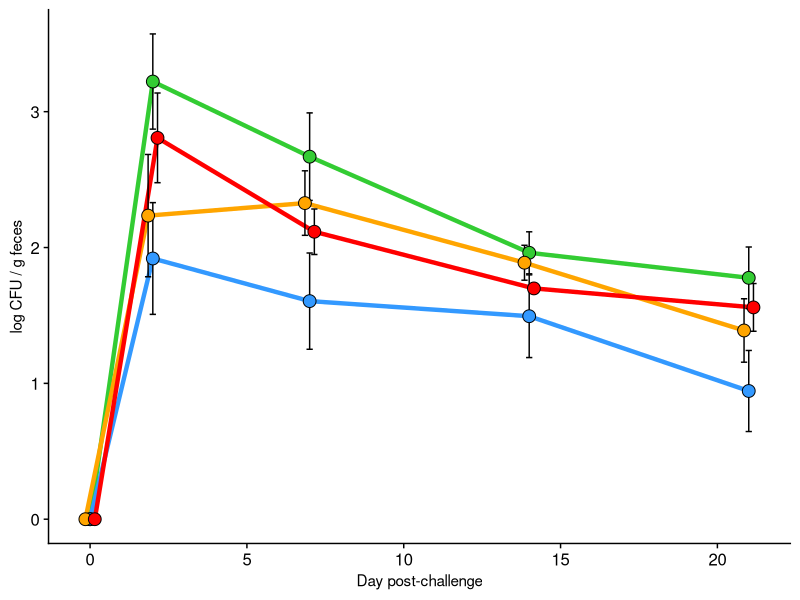

The R source for this figure: (Note: this script raises an error after producing the figure.)
require(pracma)
library(tidyverse)
library(Hmisc)
library(tidyverse)
library(cowplot)
theme_set(theme_cowplot())
# Read in data

sal_data <- read_csv('./data/FS12b_salmonella_data.csv')

# orders the treatment factors and makes a timepoint factor for plotting ease

sal_data$treatment <- factor(sal_data$treatment, levels = c('control', 'RPS', 'Acid', 'Zn+Cu', 'RCS', 'Bglu'))

sal_data$treatXtime <- factor(sal_data$treatXtime, levels = c('control_0', 'RPS_0', 'Acid_0', 'Zn+Cu_0', 'RCS_0', 'Bglu_0',
                                                              'control_2', 'RPS_2', 'Acid_2', 'Zn+Cu_2', 'RCS_2', 'Bglu_2',
                                                              'control_7', 'RPS_7', 'Acid_7', 'Zn+Cu_7', 'RCS_7', 'Bglu_7',
                                                              'control_14', 'RPS_14', 'Acid_14', 'Zn+Cu_14', 'RCS_14', 'Bglu_14',
                                                              'control_21', 'RPS_21', 'Acid_21', 'Zn+Cu_21', 'RCS_21', 'Bglu_21'))

sal_data$time_point_fact <- factor(sal_data$time_point)
# sal_data$time_point
#

sal_data <- sal_data %>% filter(!(treatment %in% c('Zn+Cu', 'Bglu')) & pignum != 101)




all_daily <- sal_data %>% filter(pignum != 101) %>% group_by(time_point, treatment) %>%
  summarise(mean_sal=mean(log_sal),
            sd_sal=sd(log_sal),
            num=n(),
            se_sal=sd_sal/sqrt(num))






### Figure 1A
F1A <- all_daily %>% 
  mutate(TPP=case_when(
    treatment == 'RPS'  ~    time_point, 
    treatment == 'Acid' ~    time_point - .15, 
    treatment == 'RCS'  ~    time_point + .15, 
    treatment == 'control' ~ time_point, 
    TRUE ~ 1000000000000000000)) %>% 
  filter(!(treatment %in% c('Zn+Cu', 'Bglu'))) %>%
  ggplot(aes(x=TPP, y=mean_sal, fill=treatment, group=treatment)) +
  # geom_jitter(aes(x=time_point, y=log_sal, color=treatment), data=filter(sal_data, !(treatment %in% c('Zn+Cu', 'Bglu'))& pignum !=101), alpha=.5) + 
  geom_line(aes(color=treatment), size=1.5)+
  geom_errorbar(aes(ymin=mean_sal-se_sal,ymax=mean_sal+se_sal), width=.2) +
  geom_point(shape=21, size=4) +
  scale_color_manual(values=c('#33CC33', '#3399FF', 'orange', 'red', 'grey', 'purple')) + 
  scale_fill_manual(values=c('#33CC33', '#3399FF', 'orange', 'red', 'grey', 'purple')) +
  ylab('log CFU / g feces') +
  xlab('Day post-challenge') +
  theme(legend.position = 'none', 
        axis.title = element_text(size = 11))
  # ggtitle('Daily shedding, group summary statistics')


F1A
###


#############






#####
# use this #
# nest and do an anova at each timepoint
library(broom)
daily_tests <- sal_data %>% filter(time_point != 0) %>% group_by(time_point) %>% nest() %>% 
  mutate(AOV=map(.x = data, ~ aov(data=.x, log_sal ~ treatment)), 
         tid_AOV=map(AOV, tidy), 
         TUK=map(AOV, TukeyHSD), 
         tid_TUK=map(TUK, tidy))


daily_tests %>% select(time_point, tid_AOV) %>% unnest(cols = tid_AOV)



daily_tuks <- daily_tests %>%
  select(time_point, tid_TUK) %>% unnest(cols = tid_TUK) %>%
  filter(grepl('control', comparison)) %>% 
  mutate(tuk_pval=adj.p.value, 
         fdr_pval=p.adjust(adj.p.value, method = 'fdr'), 
         TPP=paste('Day', time_point), 
         TPP=factor(TPP, levels = c('Day 2', 'Day 7', 'Day 14', 'Day 21'))) %>% 
  select(-adj.p.value)

anno <- tibble(y=c(0,0,0,0), 
               TPP=factor(c('Day 2','Day 7','Day 14','Day 21'), levels = c('Day 2', 'Day 7', 'Day 14', 'Day 21')), 
               x=c(3.6,3.6,3.6,3.6), 
               labtext = c('ANOVA p=0.10', 
                           'ANOVA p=0.07',
                           'ANOVA p=0.26',
                           'ANOVA p=0.11'))

### FIG 1B
F1B <- daily_tuks %>%
  ggplot(aes(x=comparison, y=estimate, ymin=conf.low, ymax=conf.high, color=comparison)) +
  geom_hline(yintercept = 0, color='grey')+
  geom_pointrange(size=.75) + 
  geom_label(data=anno, aes(x=x,y=y,label=labtext), inherit.aes = FALSE)+
  geom_text(aes(label=round(tuk_pval, digits = 2), y=2))+
  coord_flip() + scale_x_discrete(expand = expand_scale(add = c(.5,1)))+
  facet_wrap(.~TPP, ncol = 4) + 
  ylim(-3,3) + scale_color_manual(values=c('red','orange','#3399FF')) +
  theme(panel.border = element_rect(colour = "black", fill=NA, size=1), 
        legend.position = 'none', 
        axis.title.y = element_blank(), 
        axis.title.x = element_text(size=11))


F1B


# FIGURE 2A


sum_sal <- sal_data %>% group_by(pignum) %>%
  summarise(AULC=trapz(time_point, log_sal),
            sum=sum(log_sal), 
            maxshed=log_sal[which.max(log_sal)], 
            day_max=time_point[which.max(log_sal)], 
            pos_samples=sum(log_sal > 0), 
            treatment=unique(treatment))


# re orders sum_sal
sum_sal <- sum_sal[match(filter(sal_data, time_point==2)$pignum,sum_sal$pignum),]



sum_sal$treatment <- factor(sum_sal$treatment, levels = c('control', 'RPS', 'Acid', 'Zn+Cu', 'RCS', 'Bglu'))


F2A <- filter(sum_sal, pignum !=101) %>% 
  ggplot(aes(x=treatment, y=AULC, fill=treatment))+
  geom_boxplot(outlier.alpha = 0) +
  geom_jitter(aes(fill=treatment), shape=21, size=1.75, stroke=1, width = .13) +
  scale_fill_manual(values=c('#33CC33', '#3399FF', 'orange', 'red', 'grey', 'purple')) +
  # ggtitle('Cumulative Salmonella shedding (AULC)', subtitle = 'ANOVA P = 0.0123') +
  theme(legend.position = 'none', 
        panel.border = element_rect(colour = 'black', fill=NA), 
        axis.title.x = element_blank())


F2A


### USE THIS FOR AULC STAT TEST ###
aov_AULC <- aov(data=sum_sal, AULC~treatment)
summary(aov_AULC)

AULC_tuk <- TukeyHSD(aov_AULC) %>% tidy()

F2B <- AULC_tuk %>% filter(grepl('control', comparison)) %>% 
  mutate(comparison=factor(comparison, levels = c('RCS-control', 'Acid-control','RPS-control'))) %>%
  ggplot(aes(x=comparison, y=estimate, ymin=conf.low, ymax=conf.high,color=comparison)) +
  geom_hline(yintercept = 0) +
  geom_pointrange(size=.75) +
  geom_text(aes(x=comparison,y=8,
                label=paste('P=', round(adj.p.value, 2))), 
            hjust=0) +
  ggtitle('ANOVA P = 0.012') + 
  ylim(-32,32)+
  # scale_y_continuous(expand = expand_scale(add = c(5,15)))+
  theme(panel.border = element_rect(color='black', fill=NA), 
        legend.position='none', 
        axis.title.y = element_blank(), 
        axis.text = element_text(size=10))+
  coord_flip() +
  scale_color_manual(values=c('red','orange','#3399FF')) 
F2B







################################
# setwd("~/FS12")
# TISSUES


tis <- read.csv('./data/D21_tissues.csv')
tis$log_sal <- log10(tis$Salmonella)
tis$log_sal <- as.numeric(sub(-Inf, 0, tis$log_sal))
tis <- na.exclude(tis)

tis <- tis %>% filter(!treatment %in% c('Zn+Cu', 'Bglu'))

tis$treatment <- factor(tis$treatment, levels = c('control', 'RPS', 'Acid', 'Zn+Cu', 'RCS', 'Bglu'))


# pairwise.wilcox.test(tis$log_sal[tis$tissue == 'cecal_cont'], tis$treatment[tis$tissue == 'cecal_cont'], p.adjust.method = 'none')
# 
# pairwise.t.test(tis$log_sal[tis$tissue == 'cecal_cont'], tis$treatment[tis$tissue == 'cecal_cont'], p.adjust.method = 'none')
# pairwise.t.test(tis$log_sal[tis$tissue == 'Cecum'], tis$treatment[tis$tissue == 'Cecum'], p.adjust.method = 'none')




# tis %>% filter(tissue=='cecal_cont') %>%
#   ggplot(aes(x=treatment, y=log_sal, group=treatment, fill=treatment)) + geom_boxplot(outlier.alpha = 0)+ geom_jitter(shape=21,width = .1, size=2.25)+
#   scale_fill_manual(values=c('#33CC33', '#3399FF', 'orange', 'red', 'grey', 'purple')) + ggtitle('Cecal Contents')
# 

# tis %>% #filter(tissue=='cecal_cont') %>%
#   ggplot(aes(x=treatment, y=log_sal, group=treatment, fill=treatment)) +
#   geom_boxplot(outlier.alpha = 0) +
#   geom_jitter(shape=21,width = .2, size=2.25) +
#   facet_wrap(~tissue) +
#   scale_fill_manual(values=c('#33CC33', '#3399FF', 'orange', 'red', 'grey', 'purple')) +
#   ggtitle('Salmonella colonization at D21, tissues')
# 

# tables?

tissum <- tis %>% group_by(treatment, tissue) %>% 
  summarise(mean_lcfu=mean(log_sal),
            num_pos=sum(log_sal>0), 
            tot_obs=n())


tissum %>% filter(tissue=='cecal_cont')




#

tis_tests <- tis %>%  group_by(tissue) %>% nest() %>% 
  mutate(AOV=map(.x = data, ~ aov(data=.x, log_sal ~ treatment)), 
         tid_AOV=map(AOV, tidy), 
         TUK=map(AOV, TukeyHSD), 
         tid_TUK=map(TUK, tidy))


tis_tests %>% select(tissue, tid_AOV) %>% unnest(cols = tid_AOV)

tis_anno <- tibble(y=c(0,0,0,0,0), 
                   tissue=factor(c('cecal_cont','Cecum','ICLN','IPP', 'Tonsil'), levels = c('cecal_cont','Cecum','ICLN','IPP', 'Tonsil')), 
                   x=c(3.9,3.9,3.9,3.9,3.9), 
                   labtext = c('ANOVA p=0.02', 
                               'ANOVA p=0.05',
                               'ANOVA p=0.13',
                               'ANOVA p=0.54',
                               'ANOVA p=0.01'))


  
tissue_tuks <- tis_tests %>%
  select(tissue, tid_TUK) %>% unnest(cols = tid_TUK) %>%
  filter(grepl('control', comparison)) %>% 
  mutate(tuk_pval=adj.p.value, 
         fdr_pval=p.adjust(adj.p.value, method = 'fdr')) %>% 
  select(-adj.p.value)

tissue_tuks
  
#

all_tis <- tis %>% group_by(tissue, treatment) %>%
  summarise(mean_sal=mean(log_sal),
            sd_sal=sd(log_sal),
            num=n(),
            se_sal=sd_sal/sqrt(num))






### Figure 3A
F3A <- all_tis %>%
  ggplot(aes(x=treatment, y=mean_sal, fill=treatment, group=treatment)) +
  # geom_jitter(aes(x=time_point, y=log_sal, color=treatment), data=filter(sal_data, !(treatment %in% c('Zn+Cu', 'Bglu'))& pignum !=101), alpha=.5) + 
  geom_col(aes(fill=treatment), size=1.5)+
  geom_errorbar(aes(ymin=mean_sal-se_sal,ymax=mean_sal+se_sal), width=.2) +
  scale_color_manual(values=c('#33CC33', '#3399FF', 'orange', 'red', 'grey', 'purple')) + 
  scale_fill_manual(values=c('#33CC33', '#3399FF', 'orange', 'red', 'grey', 'purple')) +
  ylab('log CFU / g tissue') +
  theme(panel.border = element_rect(color = 'black', fill = NA), 
        axis.text.x = element_text(angle = -45, hjust = 0), 
        axis.title.x = element_blank(), 
        legend.position = 'none', 
        axis.title.y = element_text(size = 11))+
  # ggtitle('tissue colonization') +
  facet_wrap(~tissue, ncol = 5)


F3A



#
# Figure 3B

F3B <- tissue_tuks %>%
  mutate(comparison = factor(comparison, levels=c('RCS-control', 'Acid-control','RPS-control'))) %>% 
  ggplot(aes(x=comparison, y=estimate, ymin=conf.low, ymax=conf.high, color=comparison)) +
  geom_hline(yintercept = 0, color='grey')+
  geom_pointrange(size=.75) + 
  geom_label(data=tis_anno, aes(x=x,y=y,label=labtext), inherit.aes = FALSE, size=3)+
  geom_text(aes(label=round(tuk_pval, digits = 2), y=2))+
  coord_flip() + scale_x_discrete(expand = expand_scale(add = c(1,1.5)))+
  facet_wrap(.~tissue, ncol = 5) +
  ylim(-3.5,3.5) + scale_color_manual(values=c('red','orange','#3399FF')) +
  theme(panel.border = element_rect(colour = "black", fill=NA, size=1), 
        axis.title.y=element_blank(), 
        legend.position = 'none')


F3B

### COWPLOT ZONE ###

# Figure 1

# F1A
# F1B


fig_1 <- ggdraw()+
  draw_plot(F1A, 0,.45,1,.55)+
  draw_plot(F1B, 0,0,1,.45)+
  draw_plot_label(x=c(0,0), y=c(1,.45), label = c('A', 'B'))
fig_1


ggsave(fig_1,
       filename = './output/figs/figure1.jpeg',
       width = 180,
       height = 150,
       device = 'jpeg',
       dpi = 300,
       units = 'mm')


# Figure 2

# F2A
# F2B


fig_2 <- ggdraw()+
  draw_plot(F2A, 0,0,.6,1)+
  draw_plot(F2B, .6,0,.4,1)+
  draw_plot_label(x=c(0,.6), y=c(1,1), label = c('A', 'B'))
fig_2


ggsave(fig_2,
       filename = './output/figs/figure2.jpeg',
       width = 180,
       height = 85,
       device = 'jpeg',
       dpi = 300,
       units = 'mm')



# Figure 3

# F3A
# F3B


fig_3 <- ggdraw()+
  draw_plot(F3A, 0,.5,1,.5)+
  draw_plot(F3B, 0,0,1,.5)+
  draw_plot_label(x=c(0,0), y=c(1,.5), label = c('A', 'B'))
fig_3


ggsave(fig_3,
       filename = './output/figs/figure3.jpeg',
       width = 180,
       height = 150,
       device = 'jpeg',
       dpi = 300,
       units = 'mm')



###########

tis_RPS <- tis %>% filter(treatment =='RPS')
sum_sal_RPS <- sum_sal %>% filter(treatment == 'RPS')
tis_RPS$shed <- ifelse(tis_RPS$pignum %in% c(373,321,181,392,97), 'low', 'high')
sum_sal_RPS$shed <- ifelse(sum_sal_RPS$pignum %in% c(373,321,181,392,97), 'low', 'high')

tis_RPS %>% ggplot(aes(x=shed, y=log_sal, group=shed, fill=shed)) +
  geom_boxplot(outlier.alpha = 0) +
  geom_jitter(shape=21,width = .1, size=2.25) +
  facet_wrap(~tissue) +
  scale_fill_manual(values=c('#33CC33', '#3399FF', 'orange', 'red', 'grey', 'purple')) +
  ggtitle('Cecal Contents')

sum_sal_RPS %>% ggplot(aes(x=shed, y=AULC, group=shed, fill=shed)) +
  geom_boxplot(outlier.alpha = 0) +
  geom_jitter(shape=21,width = .1, size=2.25) +
  #facet_wrap(~tissue) +
  scale_fill_manual(values=c('#33CC33', '#3399FF', 'orange', 'red', 'grey', 'purple')) +
  ggtitle('AULC')



# 
# 
# ### NEED CECAL VFA DATA FOR THIS NEXT SECTION ###
# 
# vfas_for_cor <- read_csv('data/FS12b_vfas_for_cor.csv')
# 
# ### NEED TO REMOVE ONE TREATMENT BEFORE MERGE
# vfas_for_cor <- vfas_for_cor %>% select(-treatment)
# sal_for_cor <- merge(sal_for_cor, vfas_for_cor, by = 'pignum')
# rownames(sal_for_cor) <- sal_for_cor$pignum
# 
# 
# ##### fecal corrs #####
# fec_cor <- res.all %>% select(-treatment) %>% full_join(sum_sal, by = 'pignum')
# fec_cor <- fec_cor[-288,]
# 
# sum_sal
# 
# fec_cor %>% filter(time == 0) %>% ggplot(aes(x=butyrate, y=AULC)) + geom_point() + geom_smooth(method = 'lm')+ scale_color_manual(values=c('#33CC33', '#3399FF', 'orange', 'red', 'grey', 'purple'))
# fec_cor %>% filter(time == 0) %>% ggplot(aes(x=caproate, y=AULC)) + geom_point() + geom_smooth(method = 'lm')+ scale_color_manual(values=c('#33CC33', '#3399FF', 'orange', 'red', 'grey', 'purple'))
# fec_cor %>% filter(time == 0) %>% ggplot(aes(x=valerate, y=AULC)) + geom_point() + geom_smooth(method = 'lm')+ scale_color_manual(values=c('#33CC33', '#3399FF', 'orange', 'red', 'grey', 'purple'))
# 
# 
# fec_cor %>% ggplot(aes(x=valerate, y=AULC)) + geom_point() + geom_smooth(method = 'lm')+ scale_color_manual(values=c('#33CC33', '#3399FF', 'orange', 'red', 'grey', 'purple')) + facet_wrap(~time)
# fec_cor %>% ggplot(aes(x=caproate, y=AULC)) + geom_point() + geom_smooth(method = 'lm')+ scale_color_manual(values=c('#33CC33', '#3399FF', 'orange', 'red', 'grey', 'purple')) + facet_wrap(~time)
# 
# 
# 
# fec_cor %>% filter(time == 0) %>% ggplot(aes(x=valerate, y=AULC)) + geom_point() + geom_smooth(method = 'lm')+ scale_color_manual(values=c('#33CC33', '#3399FF', 'orange', 'red', 'grey', 'purple'))
# 
# 
# ### is this meta from the 16S stuff?
# meta %>% filter(experiment == 'X12b') %>% ggplot(aes(x=caproate, y=log_sal)) + geom_point() + geom_smooth(method = 'lm') + facet_wrap(~day)
# 
# meta_for_corr <- meta %>% mutate(day_fact=factor(day, levels = c('D0', 'D2', 'D7', 'D14', 'D21'))) %>% filter(experiment == 'X12b')
# 
# meta_for_corr %>% filter(tissue =='F' & day != 'D0') %>% ggplot(aes(x=caproate, y=log_sal)) + geom_point() + geom_smooth(method = 'lm') + facet_wrap(~day_fact)
# meta_for_corr %>% filter(tissue =='F' & day != 'D0') %>% ggplot(aes(x=valerate, y=log_sal)) + geom_point() + geom_smooth(method = 'lm') + facet_wrap(~day_fact)
# meta_for_corr %>% filter(tissue =='F' & day != 'D0') %>% ggplot(aes(x=butyrate, y=log_sal)) + geom_point() + geom_smooth(method = 'lm') + facet_wrap(~day_fact)
# 
# # meta_for_corr$treatment
# sal_vfa_cor <- meta_for_corr %>% select(pignum,day, tissue, treatment, log_sal, AULC, ends_with('ate')) %>%
#   filter(pignum!=101 & tissue != 'Q' & treatment %in% c('Control', 'RPS', 'Acid', 'RCS')) %>% na.omit()
# 
# sal_vfa_cor <- sal_vfa_cor %>% mutate(total=rowSums(.[grep("ate", names(.))]))
# 
# 
# globa_log_sal_VFA_corrs <- sal_vfa_cor %>% group_by(day, tissue) %>% 
#                                           summarise(ace_corP=cor.test(log_sal, acetate)$p.value, 
#                                                     pro_corP=cor.test(log_sal, propionate)$p.value, 
#                                                     but_corP=cor.test(log_sal, butyrate)$p.value, 
#                                                     val_corP=cor.test(log_sal, valerate)$p.value, 
#                                                     cap_corP=cor.test(log_sal, caproate)$p.value, 
#                                                     isob_corP=cor.test(log_sal, isobutyrate)$p.value, 
#                                                     isov_corP=cor.test(log_sal, isovalerate)$p.value, 
#                                                     tot_corP=cor.test(log_sal, total)$p.value)%>% na.omit() %>%
#   gather(-(day:tissue), key = 'vfa', value = 'pval') %>% filter(pval < 0.05)
# 
# 
# 
# globa_AULC_VFA_corrs <- sal_vfa_cor %>% group_by(day, tissue) %>% 
#   summarise(ace_corP=cor.test(AULC, acetate, method = 'spearman')$p.value, 
#             pro_corP=cor.test(AULC, propionate, method = 'spearman')$p.value, 
#             but_corP=cor.test(AULC, butyrate, method = 'spearman')$p.value, 
#             val_corP=cor.test(AULC, valerate, method = 'spearman')$p.value, 
#             cap_corP=cor.test(AULC, caproate, method = 'spearman')$p.value, 
#             isob_corP=cor.test(AULC, isobutyrate, method = 'spearman')$p.value, 
#             isov_corP=cor.test(AULC, isovalerate, method = 'spearman')$p.value, 
#             tot_corP=cor.test(AULC, total)$p.value, method = 'spearman')%>% na.omit() %>%
#   gather(-(day:tissue), key = 'vfa', value = 'pval') %>% filter(pval < 0.05)
# 
#  c('acetate', 'propionate', 'valerate', 'caproate', 'total')
#  
# globa_AULC_VFA_corrs %>% filter(day =='D0')
# globa_AULC_VFA_corrs %>% filter(day =='D2')
# 
# 
# treat_log_sal_VFA_corrs <- sal_vfa_cor %>% group_by(day, tissue, treatment) %>% 
#                                           summarise(ace_corP=cor.test(log_sal, acetate, method = 'spearman')$p.value, 
#                                                     pro_corP=cor.test(log_sal, propionate, method = 'spearman')$p.value, 
#                                                     but_corP=cor.test(log_sal, butyrate, method = 'spearman')$p.value, 
#                                                     val_corP=cor.test(log_sal, valerate, method = 'spearman')$p.value, 
#                                                     cap_corP=cor.test(log_sal, caproate, method = 'spearman')$p.value, 
#                                                     isob_corP=cor.test(log_sal, isobutyrate, method = 'spearman')$p.value, 
#                                                     isov_corP=cor.test(log_sal, isovalerate, method = 'spearman')$p.value, 
#                                                     tot_corP=cor.test(log_sal, total, method = 'spearman')$p.value) %>% na.omit() %>%
#   gather(-(day:treatment), key = 'vfa', value = 'pval') %>% filter(pval < 0.15)
# 
# 
# treat_AULC_VFA_corrs <- sal_vfa_cor %>% group_by(day, tissue, treatment) %>% 
#   summarise(ace_corP=cor.test(AULC, acetate, method = 'spearman')$p.value, 
#             pro_corP=cor.test(AULC, propionate, method = 'spearman')$p.value, 
#             but_corP=cor.test(AULC, butyrate, method = 'spearman')$p.value, 
#             val_corP=cor.test(AULC, valerate, method = 'spearman')$p.value, 
#             cap_corP=cor.test(AULC, caproate, method = 'spearman')$p.value, 
#             isob_corP=cor.test(AULC, isobutyrate, method = 'spearman')$p.value, 
#             isov_corP=cor.test(AULC, isovalerate, method = 'spearman')$p.value, 
#             tot_corP=cor.test(AULC, total, method = 'spearman')$p.value) %>% na.omit() %>%
#   gather(-(day:treatment), key = 'vfa', value = 'pval') %>% filter(pval < 0.15)
# 
# ##### schemezone #####
# globa_AULC_VFA_corrs %>% filter(pval < 0.05 & day == 'D0')
# treat_AULC_VFA_corrs %>% filter(pval < 0.15 & day == 'D0')
# 
# globa_AULC_VFA_corrs %>% filter(pval < 0.05 & day=='D21') %>% print(n=40)
# treat_AULC_VFA_corrs %>% filter(pval < 0.15 & day=='D21') %>% print(n=40)
# 
# treat_log_sal_VFA_corrs %>%filter(pval <0.1) %>%  print(n = 40)
# globa_log_sal_VFA_corrs
# 
# #### AULC CORRELATIONS PLOTS #####
# sal_vfa_cor %>% gather(-(pignum:AULC), key=VFA, value=mM) %>% filter(day == 'D0') %>% 
#   ggplot(aes(x=mM, y=AULC)) +
#   geom_smooth(color='black', method = 'lm', fill=NA) +geom_point(aes(color=treatment), alpha=.5)+
#   geom_smooth(aes(color=treatment), method = 'lm', fill=NA)+
#   facet_wrap(~VFA, scales = 'free') + ggtitle('D0 fecal VFAs correlate with final AULC')
# 
# sal_vfa_cor %>% gather(-(pignum:AULC), key=VFA, value=mM) %>% filter(day == 'D21' & tissue =='C') %>% 
#   ggplot(aes(x=mM, y=AULC)) +
#   geom_smooth(color='black', method = 'lm', fill=NA) +geom_point(aes(color=treatment), alpha=.5)+
#   geom_smooth(aes(color=treatment), method = 'lm', fill=NA)+
#   facet_wrap(~VFA, scales = 'free') + ggtitle('D21 cecal VFAs correlate with final AULC')
# 
# #### LOG SAL CORRELATIONS PLOTS #########
# sal_vfa_cor %>% gather(-(pignum:AULC), key=VFA, value=mM) %>% filter(day == 'D2') %>% 
#   ggplot(aes(x=mM, y=log_sal)) +
#   geom_smooth(color='black', method = 'lm', fill=NA) +
#   geom_smooth(aes(color=treatment), method = 'lm', fill=NA)+
#   facet_wrap(~VFA, scales = 'free') + ggtitle('D2 fecal VFAs correlate with log_sal')
# 
# sal_vfa_cor %>% gather(-(pignum:AULC), key=VFA, value=mM) %>% filter(day == 'D7') %>% 
#   ggplot(aes(x=mM, y=log_sal)) +
#   geom_smooth(color='black', method = 'lm', fill=NA) +
#   geom_smooth(aes(color=treatment), method = 'lm', fill=NA)+
#   facet_wrap(~VFA, scales = 'free') + ggtitle('D7 fecal VFAs correlate with log_sal')
# 
# sal_vfa_cor %>% gather(-(pignum:AULC), key=VFA, value=mM) %>% filter(day == 'D14') %>% 
#   ggplot(aes(x=mM, y=log_sal)) +
#   geom_smooth(color='black', method = 'lm', fill=NA) +
#   geom_smooth(aes(color=treatment), method = 'lm', fill=NA)+
#   facet_wrap(~VFA, scales = 'free') + ggtitle('D14 fecal VFAs correlate with log_sal')
# 
# sal_vfa_cor %>% gather(-(pignum:AULC), key=VFA, value=mM) %>% filter(day == 'D21' & tissue =='F') %>% 
#   ggplot(aes(x=mM, y=log_sal)) +
#   geom_smooth(color='black', method = 'lm', fill=NA) +
#   geom_smooth(aes(color=treatment), method = 'lm', fill=NA)+
#   facet_wrap(~VFA, scales = 'free') + ggtitle('D21 fecal VFAs correlate with log_sal')
# 
# sal_vfa_cor %>% gather(-(pignum:AULC), key=VFA, value=mM) %>% filter(day == 'D21' & tissue =='X') %>% 
#   ggplot(aes(x=mM, y=log_sal)) +
#   geom_smooth(color='black', method = 'lm', fill=NA) +
#   geom_smooth(aes(color=treatment), method = 'lm', fill=NA)+
#   facet_wrap(~VFA, scales = 'free') + ggtitle('D21 cecal VFAs correlate with cecal_tissue log_sal')
# 
# sal_vfa_cor %>% gather(-(pignum:AULC), key=VFA, value=mM) %>% filter(day == 'D21' & tissue =='C') %>% 
#   ggplot(aes(x=mM, y=log_sal)) +
#   geom_smooth(color='black', method = 'lm', fill=NA) +
#   geom_smooth(aes(color=treatment), method = 'lm', fill=NA)+
#   facet_wrap(~VFA, scales = 'free') + ggtitle('D21 cecal VFAs correlate with cecal log_sal')
# 
# 
# 
# ########
# treat_log_sal_VFA_corrs %>% na.omit()
# 
# ggplot(sal_for_cor, aes(x=butyrate, y=AULC)) +
#   geom_point(aes(color=treatment)) + geom_smooth(method = 'lm') + scale_color_manual(values=c('#33CC33', '#3399FF', 'orange', 'red', 'grey', 'purple')) +
#   ggtitle('Correlation between cecal butyrate concentration and total Salmonella shedding', subtitle = 'Spearman: -0.4, p=0.003')
# 
# 
# ggplot(sal_for_cor, aes(x=caproate, y=AULC)) +
#   geom_point(aes(color=treatment)) + geom_smooth(method = 'lm')+ scale_color_manual(values=c('#33CC33', '#3399FF', 'orange', 'red', 'grey', 'purple')) +
#   ggtitle('Correlation between cecal caproate concentration and total Salmonella shedding', subtitle = 'Spearman: -0.53, p=0.0005')
# ggplot(sal_for_cor, aes(x=valerate, y=AULC)) +
#   geom_point(aes(color=treatment)) + geom_smooth(method = 'lm')+ scale_color_manual(values=c('#33CC33', '#3399FF', 'orange', 'red', 'grey', 'purple')) +
#   ggtitle('Correlation between cecal valerate concentration and total Salmonella shedding', subtitle = 'Spearman: -0.38, p=0.0005')
# ggplot(sal_for_cor, aes(x=total, y=AULC)) +
#   geom_point(aes(color=treatment)) + geom_smooth(method = 'lm')+ scale_color_manual(values=c('#33CC33', '#3399FF', 'orange', 'red', 'grey', 'purple')) +
#   ggtitle('Correlation between cecal total SCFA concentration and total Salmonella shedding', subtitle = 'Spearman: -0.4, p=0.002')
# 
# ##### Shawn FSIS #######
# 
# ggplot(sal_for_cor, aes(x=butyrate, y=AULC)) +
#   geom_smooth(method = 'lm') + geom_point(aes(fill=treatment), shape = 21, size=2) + 
#   scale_fill_manual(values=c('#33CC33', '#3399FF', 'orange', 'red', 'grey', 'purple'))+
#   theme_bw(base_size = 16) + xlab('butyrate (mM)') + ggtitle('AULC vs Cecal butyrate (D21)')
# 
# ggplot(sal_for_cor, aes(x=total, y=AULC)) +
#   geom_smooth(method = 'lm') + geom_point(aes(fill=treatment), shape = 21, size=2) + 
#   scale_fill_manual(values=c('#33CC33', '#3399FF', 'orange', 'red', 'grey', 'purple'))+
#   theme_bw(base_size = 16) + xlab('Total SCFAs (mM)') + ggtitle('')
# 
# 
# 
# ggplot(sal_for_cor, aes(x=butyrate, y=AULC, color=treatment)) +
#   geom_smooth(method = 'lm', se = FALSE) + geom_point(aes(fill=treatment), shape = 21, size=2) + 
#   scale_fill_manual(values=c('#33CC33', '#3399FF', 'orange', 'red', 'grey', 'purple'))+
#   scale_color_manual(values=c('#33CC33', '#3399FF', 'orange', 'red', 'grey', 'purple'))+
#     theme(axis.text = element_text(size=16), 
#         axis.title = element_text(size=16), 
#         legend.text = element_text(size=16),
#         legend.title = element_text(size=16)) + ggtitle('') + xlab('butyrate (mM)')
# 
# ggplot(sal_for_cor, aes(x=valerate, y=AULC, color=treatment)) +
#   geom_smooth(method = 'lm', se = FALSE) + geom_point(aes(fill=treatment), shape = 21, size=2) + 
#   scale_fill_manual(values=c('#33CC33', '#3399FF', 'orange', 'red', 'grey', 'purple'))+
#   scale_color_manual(values=c('#33CC33', '#3399FF', 'orange', 'red', 'grey', 'purple'))+
#   theme(axis.text = element_text(size=16), 
#         axis.title = element_text(size=16), 
#         legend.text = element_text(size=16),
#         legend.title = element_text(size=16)) + ggtitle('') + xlab('valerate (mM)')
# 
# ggplot(sal_for_cor, aes(x=caproate, y=AULC, color=treatment)) +
#   geom_smooth(method = 'lm', se = FALSE) + geom_point(aes(fill=treatment), shape = 21, size=2) + 
#   scale_fill_manual(values=c('#33CC33', '#3399FF', 'orange', 'red', 'grey', 'purple'))+
#   scale_color_manual(values=c('#33CC33', '#3399FF', 'orange', 'red', 'grey', 'purple'))+
#   theme(axis.text = element_text(size=16), 
#         axis.title = element_text(size=16), 
#         legend.text = element_text(size=16),
#         legend.title = element_text(size=16)) + ggtitle('') + xlab('caproate (mM)')
# 
# ggplot(sal_for_cor, aes(x=total, y=AULC, color=treatment)) +
#   geom_smooth(method = 'lm', se = FALSE) + geom_point(aes(fill=treatment), shape = 21, size=2) + 
#   scale_fill_manual(values=c('#33CC33', '#3399FF', 'orange', 'red', 'grey', 'purple'))+
#   scale_color_manual(values=c('#33CC33', '#3399FF', 'orange', 'red', 'grey', 'purple'))+
#   theme(axis.text = element_text(size=16), 
#         axis.title = element_text(size=16), 
#         legend.text = element_text(size=16),
#         legend.title = element_text(size=16)) + ggtitle('') + xlab('total (mM)')
# 
# 
# ############ TESTESTESTEST #################
# 
# 
# 
# sal_for_cor %>% filter(treatment %in% c('control','RPS')) %>% ggplot(aes(x=butyrate, y=AULC)) +
#   geom_smooth(method = 'lm') + geom_point(aes(fill=treatment), shape = 21, size=2) + 
#   scale_fill_manual(values=c('red', '#3399FF', 'orange', 'red', 'grey', 'purple'))+
#   theme_bw()+ ggtitle('Correlation between AULC and cecal butyrate at D21') + xlab('butyrate (mM)') 
# 
# 
# sal_for_cor %>% filter(treatment == 'Bglu') %>% ggplot(aes(x=butyrate, y=AULC)) +
#   geom_smooth(method = 'lm') + geom_point(aes(fill=treatment), shape = 21, size=2) + 
#   scale_fill_manual(values=c('#33CC33', '#3399FF', 'orange', 'red', 'grey', 'purple'))+
#   theme(axis.text = element_text(size=16), 
#         axis.title = element_text(size=16), 
#         legend.text = element_text(size=16),
#         legend.title = element_text(size=16)) + ggtitle('') + xlab('butyrate (mM)')
# 
# 
# sal_for_cor %>% group_by(treatment) %>% summarise(butP = cor.test(AULC, butyrate)$p.value, 
#                                                   butT = cor.test(AULC, butyrate)$statistic,
#                                                   propP = cor.test(x=AULC, y=propionate)$p.value,
#                                                   propT = cor.test(x=AULC, y=propionate)$statistic,
#                                                   capP = cor.test(x=AULC, y=caproate)$p.value,
#                                                   capT = cor.test(x=AULC, y=caproate)$statistic,
#                                                   valP = cor.test(x=AULC, y=valerate)$p.value,
#                                                   valT = cor.test(x=AULC, y=valerate)$statistic,
#                                                   totP = cor.test(x=AULC, y=total)$p.value,
#                                                   totT = cor.test(x=AULC, y=total)$statistic,
#                                                   Pbutp = cor.test(x=AULC, y=P_butyrate)$p.value,
#                                                   PbutT = cor.test(x=AULC, y=P_butyrate)$statistic)
# 
# 
# 
# ggplot(sal_for_cor, aes(x=total, y=AULC)) +
#   geom_smooth(method = 'lm') + geom_point(aes(fill=treatment), shape = 21, size=2) + 
#   scale_fill_manual(values=c('#33CC33', '#3399FF', 'orange', 'red', 'grey', 'purple'))+
#   theme(axis.text = element_text(size=16), 
#         axis.title = element_text(size=16), 
#         legend.text = element_text(size=16),
#         legend.title = element_text(size=16)) + ggtitle('') + xlab('Total SCFAs (mM)')
# 
# # filter(sal_for_cor, treatment %in% c('control', 'RPS'))
# # filter(sal_for_cor, treatment =='control') %>% ggplot(aes(x=butyrate, y=AULC)) + geom_point() + geom_smooth(method = 'lm')
# # filter(sal_for_cor, treatment =='RPS') %>% ggplot(aes(x=butyrate, y=AULC)) + geom_point() + geom_smooth(method = 'lm')
# 
# 
# # filter(sal_for_cor, treatment =='control') %>% ggplot(aes(x=butyrate, y=AULC)) + geom_point() + geom_smooth(method = 'lm')
# # filter(sal_for_cor, treatment =='RPS') %>% ggplot(aes(x=butyrate, y=AULC)) + geom_point() + geom_smooth(method = 'lm')
# # 
# 
# 
# # filter(sal_for_cor, treatment =='control') %>% ggplot(aes(x=valerate, y=AULC)) + geom_point() + geom_smooth(method = 'lm')
# # filter(sal_for_cor, treatment =='RPS') %>% ggplot(aes(x=valerate, y=AULC)) + geom_point() + geom_smooth(method = 'lm')
# # 
# 
# # filter(sal_for_cor, treatment =='control') %>% ggplot(aes(x=caproate, y=AULC)) + geom_point() + geom_smooth(method = 'lm')
# # filter(sal_for_cor, treatment =='RPS') %>% ggplot(aes(x=caproate, y=AULC)) + geom_point() + geom_smooth(method = 'lm')
# 
# 
# cor.test(filter(sal_for_cor, treatment =='control')$AULC,
#          filter(sal_for_cor, treatment =='control')$butyrate)
# 
# cor.test(filter(sal_for_cor, treatment =='RPS')$AULC,
#          filter(sal_for_cor, treatment =='RPS')$butyrate)
# 
# 
# cor.test(filter(sal_for_cor, treatment =='control')$AULC,
#          filter(sal_for_cor, treatment =='control')$valerate)
# 
# cor.test(filter(sal_for_cor, treatment =='RPS')$AULC,
#          filter(sal_for_cor, treatment =='RPS')$valerate)
# 
# cor.test(filter(sal_for_cor, treatment =='control')$AULC,
#          filter(sal_for_cor, treatment =='control')$caproate)
# 
# cor.test(filter(sal_for_cor, treatment =='RPS')$AULC,
#          filter(sal_for_cor, treatment =='RPS')$caproate)
# 
# cor.test(filter(sal_for_cor, treatment =='control')$AULC,
#          filter(sal_for_cor, treatment =='control')$total)
# 
# cor.test(filter(sal_for_cor, treatment =='RPS')$AULC,
#          filter(sal_for_cor, treatment =='RPS')$total)
# 
# 
# 
# cor.test(filter(sal_for_cor, treatment%in%c('RPS', 'control'))$AULC,
#          filter(sal_for_cor, treatment%in%c('RPS', 'control'))$total)
# 
# 
# 
# cor.test(filter(sal_for_cor, treatment%in%c('RPS', 'control'))$AULC,
#          filter(sal_for_cor, treatment%in%c('RPS', 'control'))$butyrate)
# 
# 
# 
# cor.test(filter(sal_for_cor, treatment%in%c('RPS', 'control'))$AULC,
#          filter(sal_for_cor, treatment%in%c('RPS', 'control'))$valerate)
# 
# 
# 
# cor.test(filter(sal_for_cor, treatment%in%c('RPS', 'control'))$AULC,
#          filter(sal_for_cor, treatment%in%c('RPS', 'control'))$caproate)
# 
# 
